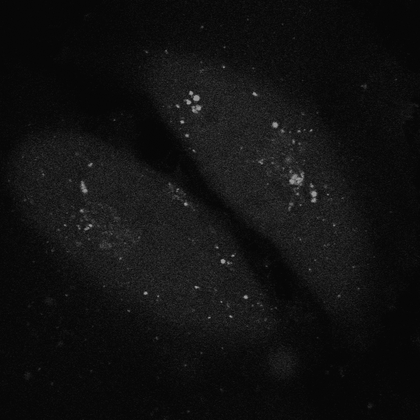
%> input picture ImageFindPeak/20170712 1_001.tif, 420 x 420 px, shrunk from 640 x 640 before the run; its folder holds only this picture in this run
$ octave ParticleTracking.m   (GNU Octave 9; MATLAB toolbox functions it lacks are replaced by stand-ins)
%> lines starting %> are read from the running program, lines starting %| are printed output that depends on the picture
### ImageFindPeak/Deconv.m
function [ImgResult] = Deconv (Img,n,FltSigma)
%% The file deconvolute image with filter and find peaks in a image
% input:           Img     :    Image to be analyzed
%                  n       :    (size of filter)*(1/2)
%                  FltSigma:    Sigma of filter
% output:          ImgResult  : image after deconvolution
%%
Img = double(Img);
Xsize = size(Img,2);
Ysize = size(Img,1);

%  Generate Kxy = exp()/Sum  - 1/(2n+1)^2
[X,Y] = meshgrid(-n:n,-n:n);
Z = exp((-X.^2-Y.^2)/(2.*FltSigma.^2));clear X Y FltSigma
k = sum(Z); k = sum(k.');
Kxy = (Z./k)-(2*n+1)^(-2);
clear Z k
% Deconvolute Image with Filter Kxy
ImgResult = Img;
for Xpos = n+1:Xsize-n
    ConvSquLine = Img(:,Xpos-n:Xpos+n);
    for Ypos = n+1:Ysize-n
        ConvSqu = ConvSquLine(Ypos-n:Ypos+n,:);
        ImgDivalue = sum(sum(ConvSqu.*Kxy).');
        ConvSquLine(Ypos,n+1) = ImgDivalue;
    end
    ImgResult(:,Xpos) = ConvSquLine(:,n+1);
end
ImgResult = (ImgResult-min(min(ImgResult)))/max(max(ImgResult))*(max(max(Img))-(min(min(Img))));
end

### ImageFindPeak/ImgFindPeak.m
function [PkTable] = ImgFindPeak(varargin)
%% This file find all peaks in a single image, using PeakDetOneD function
% input:       Img, Delta(optional), BorderSize(optional)
% output:      PKTable
%%


Img = double(varargin{1,1});

if size(varargin,2)<2  % 如果沒有輸入delta值的話，就把整張圖的(最亮值減最暗值/10)當作delta
    Delta = (max(max(Img))-min(min(Img)))/10;
else
    Delta = varargin{1,2};
end

if size(varargin,2)<3  %如果沒有輸入邊界值的話，邊界值就當作0
    BorderSize = 0;
else
    BorderSize = varargin{1,3};
end

% find peaks         ##peak detection:  http://billauer.co.il/peakdet.html
Xsize = size(Img,2);
Ysize = size(Img,1);
[X,Y] = meshgrid(1:Xsize,1:Ysize);
X_Y = cat(3,X,Y);
ImgData = cat(3,X_Y,Img);%  combine X-axis, Y-axis & ImgData 把XY座標和亮度值結合成一個三維矩陣
clear X; clear Y;


% scan row by row
PkTable = [];
for ScanYpos = 2:Ysize-1
    maxtab = PeakDetOneD(ImgData(ScanYpos,:,3), Delta, X_Y(1,:,1));
    % If peak found in this row compare Pk intensity with adjacent row
      maxtab2 = [];
    if size(maxtab,1) ~= 0
      for PkName = 1:size(maxtab,1)
          if(maxtab(PkName,2)>ImgData(ScanYpos+1,maxtab(PkName,1),3))...  % compare
              && (maxtab(PkName,2)>ImgData(ScanYpos-1,maxtab(PkName,1),3))
            maxtab2 = [maxtab2;maxtab(PkName,1),ScanYpos,maxtab(PkName,2)];
          end
      end
    end
    PkTable = [PkTable;maxtab2];
end
clear ImgData X_Y Xsize Ysize maxtab maxtab2 PkName ScanYpos


% exclude border peaks
if BorderSize ~= 0
    PkTable2 = [];
    for i = 1:size(PkTable,1)
        if PkTable(i,1)>BorderSize && PkTable(i,2)>BorderSize...
                 &&PkTable(i,1)<size(Img,2)-BorderSize...
                 &&PkTable(i,2)<size(Img,1)-BorderSize
             PkTable2 = [PkTable2;PkTable(i,:)];
        end
    end
    PkTable = PkTable2;
end
end

### ImageFindPeak/PeakDetOneD.m
function [maxtab]=PeakDetOneD(v, delta, x)
%% This is a function to detect peaks in a vector
% input           v: input vector data.
%             Delta: criteria for peak detection
%                 x: peak positions of all data points on vector
% output     maxtab: Nx2 matrix where peak positions and peak intensities
%                    are stored
%%
maxtab = [];
mintab = [];

v = v(:); % Just in case this wasn't a proper vector

if nargin < 3
  x = (1:length(v))';
else
  x = x(:);
  if length(v)~= length(x)
    error('Input vectors v and x must have same length');
  end
end

if (length(delta(:)))>1
  error('Input argument DELTA must be a scalar');
end

if delta <= 0
  error('Input argument DELTA must be positive');
end

mn = Inf; mx = -Inf;
mnpos = NaN; mxpos = NaN;

lookformax = 1;

for i=1:length(v)
  this = v(i);
  if this > mx, mx = this; mxpos = x(i); end
  if this < mn, mn = this; mnpos = x(i); end

  if lookformax
    if this < mx-delta
      maxtab = [maxtab ; mxpos mx];
      mn = this; mnpos = x(i);
      lookformax = 0;
    end
  else
    if this > mn+delta
      mintab = [mintab ; mnpos mn];
      mx = this; mxpos = x(i);
      lookformax = 1;
    end
  end
end

### ImageFindPeak/ParticleTracking.m
clear;clc;close all;
[file,path] = uigetfile('*.tif');
%> the answer given: 20170712 1_001.tif
TifFileList = dir([path,'*.tif'])';% 將同一個file內的tif檔建立成一個structure.
n =length(TifFileList);
Punctanumberperframe = []; % 每張image中的puncta個數設為空矩陣


for j=1:n % n= image number

figure(1);
A = imread([TifFileList(j).folder,'\',TifFileList(j).name]);
%> A is the input picture: size 420x420 uint8; min 3, max 163, mean 17
Asmooth = Deconv(A,4,2);
%> after the loop in Deconv, `for Xpos = n+1:Xsize-n`:
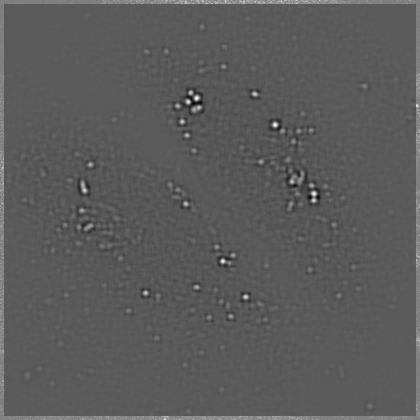
%> ImgResult: size 420x420 double; min -18.49, max 32.25, mean -0.2; drawn with min black and max white
[x,y] = size(A);
%> x = 420; y = 420
imshow(A);

figure(2);
PkTable = ImgFindPeak(Asmooth,200,5); % 在ImgFindPeak中輸入Delta做計算
%> in ImgFindPeak, `Delta = varargin{1,2};`: Delta = 200
%> in ImgFindPeak, `BorderSize = varargin{1,3};`: BorderSize = 5
%> in ImgFindPeak, `ImgData = cat(3,X_Y,Img);`:
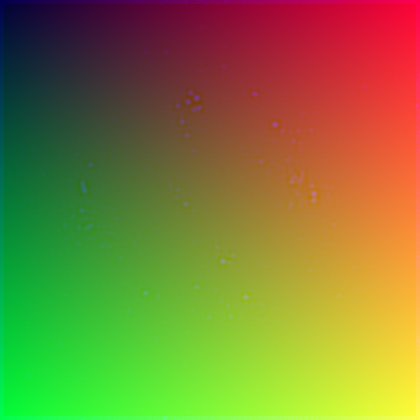
%> ImgData: size 420x420x3 double; mean R, G, B 210.5, 210.5, 90.6; drawn with min black and max white
%> after the loop in ImgFindPeak, `for ScanYpos = 2:Ysize-1`: PkTable = [189 102 229.5]
%> the loop in ImgFindPeak, `for i = 1:size(PkTable,1)` made 1 pass
%> PkTable = [189 102 229.5]
X = PkTable(:,1);
%> X = 189
Y = PkTable(:,2);
%> Y = 102
plot(X,y-Y,'rs');
axis([0 x 0 y]);
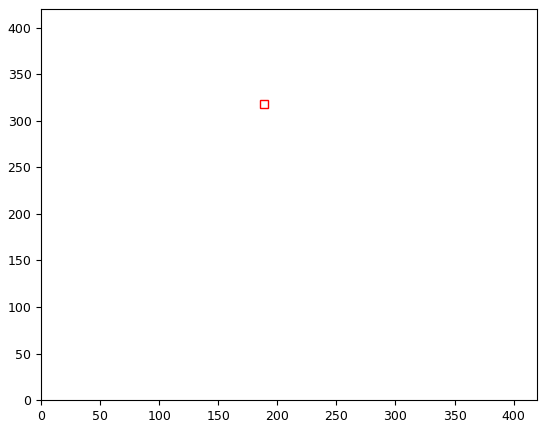
%> figure redrawn from the program's plot data
length(X);


figure(3);  % 在image上點出peak位置
imshow(A);
axis on
hold on;
plot(X,Y,'rs');
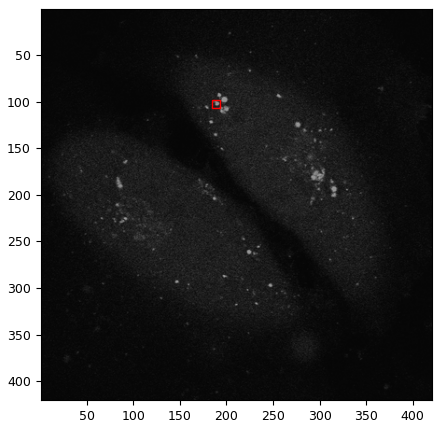
%> figure redrawn from the program's plot data
end

Punctanumberperframe = [length(X);Punctanumberperframe];
%> Punctanumberperframe = 1
sum(Punctanumberperframe)/n;
